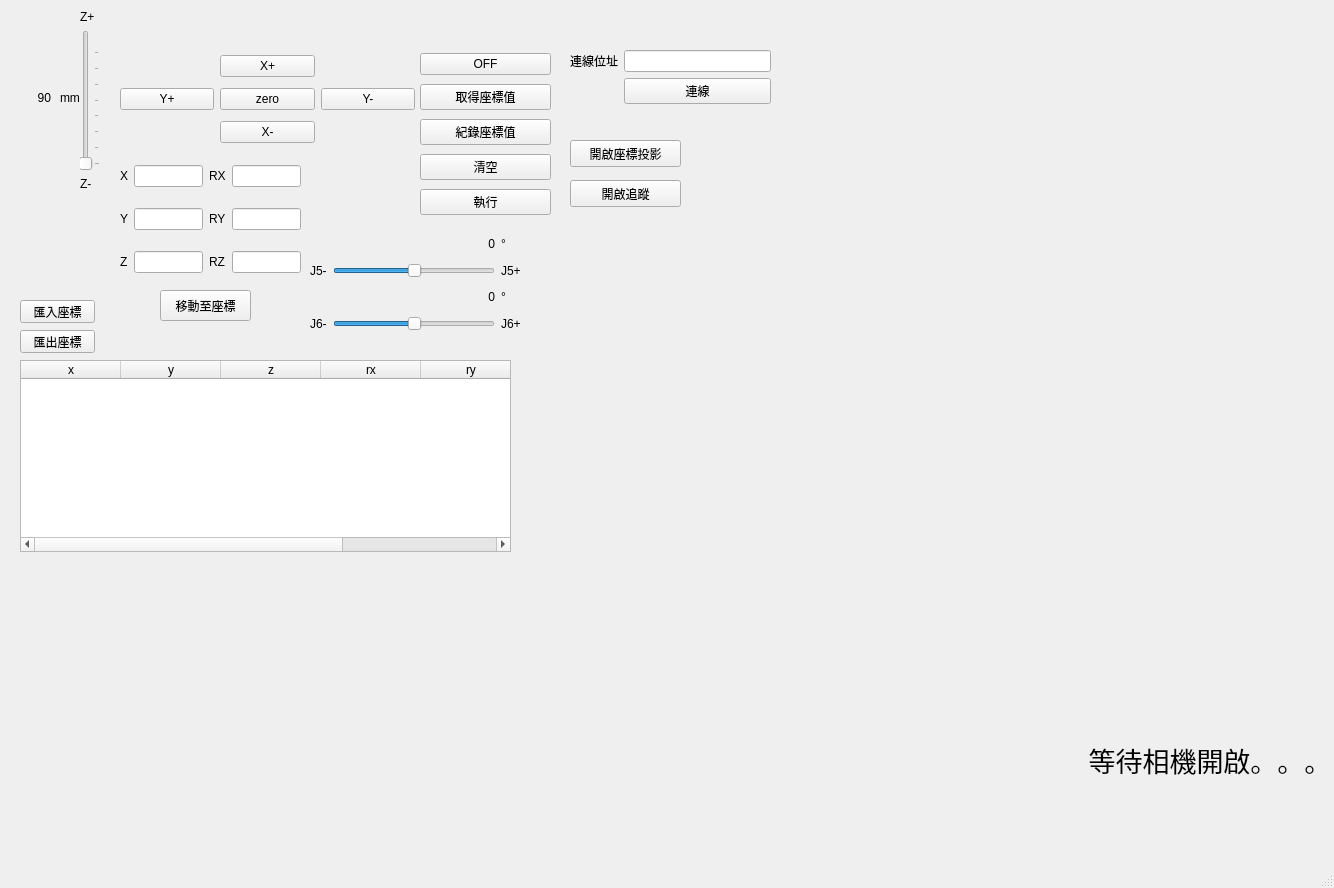
<?xml version="1.0" encoding="UTF-8"?>
<ui version="4.0">
 <class>MainWindow</class>
 <widget class="QMainWindow" name="MainWindow">
  <property name="geometry">
   <rect>
    <x>0</x>
    <y>0</y>
    <width>1334</width>
    <height>888</height>
   </rect>
  </property>
  <property name="windowTitle">
   <string>MainWindow</string>
  </property>
  <widget class="QWidget" name="centralwidget">
   <widget class="QWidget" name="gridLayoutWidget_2">
    <property name="geometry">
     <rect>
      <x>120</x>
      <y>150</y>
      <width>181</width>
      <height>141</height>
     </rect>
    </property>
    <layout class="QGridLayout" name="gridLayout_2">
     <item row="2" column="0">
      <widget class="QLabel" name="label_3">
       <property name="text">
        <string>Z</string>
       </property>
      </widget>
     </item>
     <item row="2" column="2">
      <widget class="QLabel" name="label_6">
       <property name="text">
        <string>RZ</string>
       </property>
      </widget>
     </item>
     <item row="1" column="0">
      <widget class="QLabel" name="label_2">
       <property name="text">
        <string>Y</string>
       </property>
      </widget>
     </item>
     <item row="1" column="2">
      <widget class="QLabel" name="label_5">
       <property name="text">
        <string>RY</string>
       </property>
      </widget>
     </item>
     <item row="2" column="1">
      <widget class="QLineEdit" name="Z_pos"/>
     </item>
     <item row="0" column="1">
      <widget class="QLineEdit" name="X_pos"/>
     </item>
     <item row="1" column="1">
      <widget class="QLineEdit" name="Y_pos"/>
     </item>
     <item row="2" column="3">
      <widget class="QLineEdit" name="RZ_pos"/>
     </item>
     <item row="0" column="3">
      <widget class="QLineEdit" name="RX_pos"/>
     </item>
     <item row="1" column="3">
      <widget class="QLineEdit" name="RY_pos"/>
     </item>
     <item row="0" column="2">
      <widget class="QLabel" name="label_4">
       <property name="text">
        <string>RX</string>
       </property>
      </widget>
     </item>
     <item row="0" column="0">
      <widget class="QLabel" name="label">
       <property name="text">
        <string>X</string>
       </property>
      </widget>
     </item>
    </layout>
   </widget>
   <widget class="QWidget" name="gridLayoutWidget">
    <property name="geometry">
     <rect>
      <x>120</x>
      <y>50</y>
      <width>295</width>
      <height>100</height>
     </rect>
    </property>
    <layout class="QGridLayout" name="gridLayout">
     <item row="3" column="1">
      <widget class="QPushButton" name="X_miner">
       <property name="text">
        <string>X-</string>
       </property>
      </widget>
     </item>
     <item row="1" column="2">
      <widget class="QPushButton" name="Y_miner">
       <property name="text">
        <string>Y-</string>
       </property>
      </widget>
     </item>
     <item row="0" column="1">
      <widget class="QPushButton" name="X_plus">
       <property name="text">
        <string>X+</string>
       </property>
      </widget>
     </item>
     <item row="1" column="1">
      <widget class="QPushButton" name="home">
       <property name="text">
        <string>zero</string>
       </property>
      </widget>
     </item>
     <item row="1" column="0">
      <widget class="QPushButton" name="Y_plus">
       <property name="text">
        <string>Y+</string>
       </property>
      </widget>
     </item>
    </layout>
   </widget>
   <widget class="QWidget" name="verticalLayoutWidget">
    <property name="geometry">
     <rect>
      <x>80</x>
      <y>10</y>
      <width>29</width>
      <height>181</height>
     </rect>
    </property>
    <layout class="QVBoxLayout" name="verticalLayout">
     <item>
      <widget class="QLabel" name="label_7">
       <property name="text">
        <string>Z+</string>
       </property>
      </widget>
     </item>
     <item>
      <widget class="QSlider" name="Z_value_slider">
       <property name="minimum">
        <number>0</number>
       </property>
       <property name="maximum">
        <number>310</number>
       </property>
       <property name="singleStep">
        <number>1</number>
       </property>
       <property name="orientation">
        <enum>Qt::Vertical</enum>
       </property>
       <property name="tickPosition">
        <enum>QSlider::TicksBelow</enum>
       </property>
       <property name="tickInterval">
        <number>39</number>
       </property>
      </widget>
     </item>
     <item>
      <widget class="QLabel" name="label_8">
       <property name="text">
        <string>Z-</string>
       </property>
      </widget>
     </item>
    </layout>
   </widget>
   <widget class="QLabel" name="Z_value">
    <property name="geometry">
     <rect>
      <x>10</x>
      <y>90</y>
      <width>41</width>
      <height>16</height>
     </rect>
    </property>
    <property name="text">
     <string>90</string>
    </property>
    <property name="alignment">
     <set>Qt::AlignRight|Qt::AlignTrailing|Qt::AlignVCenter</set>
    </property>
   </widget>
   <widget class="QTableWidget" name="tableWidget">
    <property name="geometry">
     <rect>
      <x>20</x>
      <y>360</y>
      <width>491</width>
      <height>192</height>
     </rect>
    </property>
    <property name="columnCount">
     <number>6</number>
    </property>
    <column>
     <property name="text">
      <string>x</string>
     </property>
    </column>
    <column>
     <property name="text">
      <string>y</string>
     </property>
    </column>
    <column>
     <property name="text">
      <string>z</string>
     </property>
    </column>
    <column>
     <property name="text">
      <string>rx</string>
     </property>
    </column>
    <column>
     <property name="text">
      <string>ry</string>
     </property>
    </column>
    <column>
     <property name="text">
      <string>rz</string>
     </property>
    </column>
   </widget>
   <widget class="QWidget" name="verticalLayoutWidget_2">
    <property name="geometry">
     <rect>
      <x>420</x>
      <y>50</y>
      <width>131</width>
      <height>170</height>
     </rect>
    </property>
    <layout class="QVBoxLayout" name="verticalLayout_2">
     <item>
      <widget class="QPushButton" name="Power_Button">
       <property name="text">
        <string>OFF</string>
       </property>
      </widget>
     </item>
     <item>
      <widget class="QPushButton" name="coords">
       <property name="text">
        <string>取得座標值</string>
       </property>
      </widget>
     </item>
     <item>
      <widget class="QPushButton" name="coords_save">
       <property name="text">
        <string>紀錄座標值</string>
       </property>
      </widget>
     </item>
     <item>
      <widget class="QPushButton" name="clear_table">
       <property name="text">
        <string>清空</string>
       </property>
      </widget>
     </item>
     <item>
      <widget class="QPushButton" name="excute_coord">
       <property name="text">
        <string>執行</string>
       </property>
      </widget>
     </item>
    </layout>
   </widget>
   <widget class="QWidget" name="formLayoutWidget">
    <property name="geometry">
     <rect>
      <x>570</x>
      <y>50</y>
      <width>201</width>
      <height>80</height>
     </rect>
    </property>
    <layout class="QFormLayout" name="formLayout">
     <item row="0" column="0">
      <widget class="QLabel" name="label_10">
       <property name="text">
        <string>連線位址</string>
       </property>
      </widget>
     </item>
     <item row="0" column="1">
      <widget class="QLineEdit" name="lineEdit"/>
     </item>
     <item row="1" column="1">
      <widget class="QPushButton" name="connect_button">
       <property name="text">
        <string>連線</string>
       </property>
      </widget>
     </item>
    </layout>
   </widget>
   <widget class="QPushButton" name="export_coords">
    <property name="geometry">
     <rect>
      <x>20</x>
      <y>330</y>
      <width>75</width>
      <height>23</height>
     </rect>
    </property>
    <property name="text">
     <string>匯出座標</string>
    </property>
   </widget>
   <widget class="QLabel" name="cam">
    <property name="geometry">
     <rect>
      <x>570</x>
      <y>220</y>
      <width>1280</width>
      <height>1080</height>
     </rect>
    </property>
    <property name="font">
     <font>
      <pointsize>20</pointsize>
     </font>
    </property>
    <property name="cursor">
     <cursorShape>ArrowCursor</cursorShape>
    </property>
    <property name="text">
     <string>等待相機開啟。。。</string>
    </property>
    <property name="alignment">
     <set>Qt::AlignCenter</set>
    </property>
   </widget>
   <widget class="QLabel" name="check">
    <property name="geometry">
     <rect>
      <x>100</x>
      <y>330</y>
      <width>81</width>
      <height>21</height>
     </rect>
    </property>
    <property name="text">
     <string/>
    </property>
   </widget>
   <widget class="QWidget" name="gridLayoutWidget_3">
    <property name="geometry">
     <rect>
      <x>310</x>
      <y>230</y>
      <width>211</width>
      <height>101</height>
     </rect>
    </property>
    <layout class="QGridLayout" name="gridLayout_3">
     <item row="2" column="1">
      <widget class="QLabel" name="J6_degree">
       <property name="text">
        <string>0</string>
       </property>
       <property name="alignment">
        <set>Qt::AlignRight|Qt::AlignTrailing|Qt::AlignVCenter</set>
       </property>
      </widget>
     </item>
     <item row="2" column="2">
      <widget class="QLabel" name="label_9">
       <property name="text">
        <string>°</string>
       </property>
      </widget>
     </item>
     <item row="1" column="0">
      <widget class="QLabel" name="label_17">
       <property name="text">
        <string>J5-</string>
       </property>
      </widget>
     </item>
     <item row="3" column="2">
      <widget class="QLabel" name="label_16">
       <property name="text">
        <string>J6+</string>
       </property>
      </widget>
     </item>
     <item row="1" column="2">
      <widget class="QLabel" name="label_15">
       <property name="text">
        <string>J5+</string>
       </property>
      </widget>
     </item>
     <item row="3" column="0">
      <widget class="QLabel" name="label_18">
       <property name="text">
        <string>J6-</string>
       </property>
      </widget>
     </item>
     <item row="3" column="1">
      <widget class="QSlider" name="J6_degree_slider">
       <property name="minimum">
        <number>-180</number>
       </property>
       <property name="maximum">
        <number>180</number>
       </property>
       <property name="orientation">
        <enum>Qt::Horizontal</enum>
       </property>
      </widget>
     </item>
     <item row="1" column="1">
      <widget class="QSlider" name="J5_degree_slider">
       <property name="minimum">
        <number>-90</number>
       </property>
       <property name="maximum">
        <number>90</number>
       </property>
       <property name="orientation">
        <enum>Qt::Horizontal</enum>
       </property>
      </widget>
     </item>
     <item row="0" column="1">
      <widget class="QLabel" name="J5_degree">
       <property name="text">
        <string>0</string>
       </property>
       <property name="alignment">
        <set>Qt::AlignRight|Qt::AlignTrailing|Qt::AlignVCenter</set>
       </property>
      </widget>
     </item>
     <item row="0" column="2">
      <widget class="QLabel" name="label_19">
       <property name="text">
        <string>°</string>
       </property>
      </widget>
     </item>
    </layout>
   </widget>
   <widget class="QLabel" name="label_20">
    <property name="geometry">
     <rect>
      <x>60</x>
      <y>90</y>
      <width>21</width>
      <height>16</height>
     </rect>
    </property>
    <property name="text">
     <string>mm</string>
    </property>
   </widget>
   <widget class="QPushButton" name="moveTo">
    <property name="geometry">
     <rect>
      <x>160</x>
      <y>290</y>
      <width>91</width>
      <height>31</height>
     </rect>
    </property>
    <property name="text">
     <string>移動至座標</string>
    </property>
   </widget>
   <widget class="QPushButton" name="chess_axis">
    <property name="geometry">
     <rect>
      <x>570</x>
      <y>140</y>
      <width>111</width>
      <height>27</height>
     </rect>
    </property>
    <property name="text">
     <string>開啟座標投影</string>
    </property>
   </widget>
   <widget class="QPushButton" name="trace_obj">
    <property name="geometry">
     <rect>
      <x>570</x>
      <y>180</y>
      <width>111</width>
      <height>27</height>
     </rect>
    </property>
    <property name="text">
     <string>開啟追蹤</string>
    </property>
   </widget>
   <widget class="QPushButton" name="import_coords">
    <property name="geometry">
     <rect>
      <x>20</x>
      <y>300</y>
      <width>75</width>
      <height>23</height>
     </rect>
    </property>
    <property name="text">
     <string>匯入座標</string>
    </property>
   </widget>
  </widget>
  <widget class="QMenuBar" name="menubar">
   <property name="geometry">
    <rect>
     <x>0</x>
     <y>0</y>
     <width>1334</width>
     <height>21</height>
    </rect>
   </property>
  </widget>
  <widget class="QStatusBar" name="statusbar"/>
 </widget>
 <resources/>
 <connections/>
</ui>
